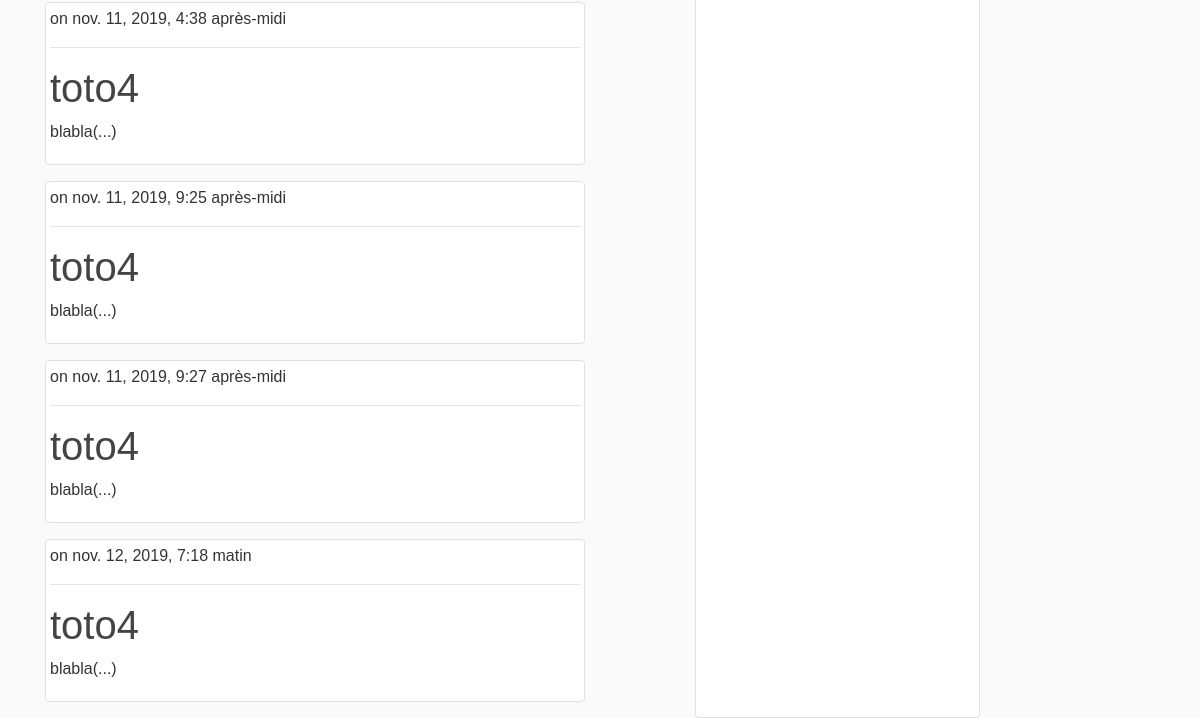
/blog/ (lower part), run on an earlier commit of the app's database.
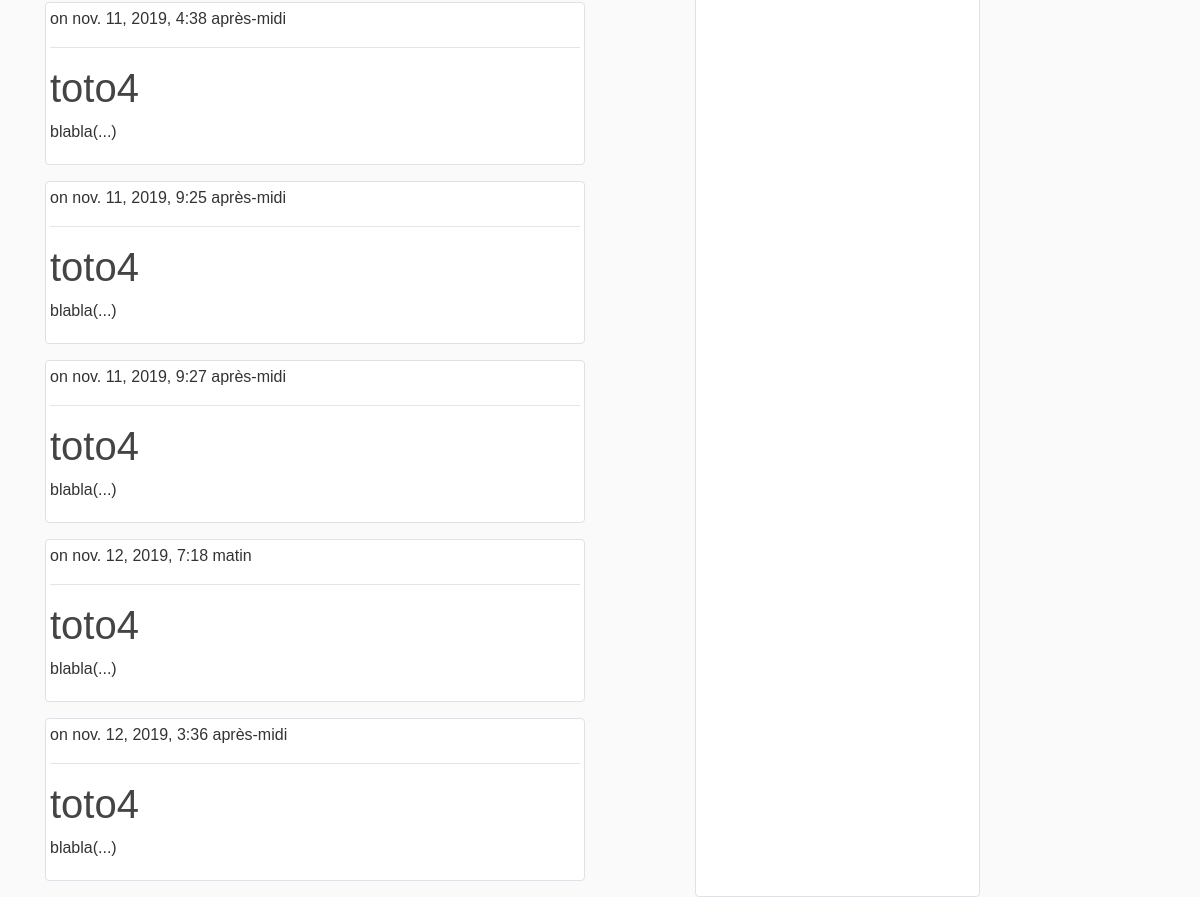
And on a later commit of the database.
### blog/models.py (models this page shows, shortened)
class Post(models.Model):
	title=models.CharField(max_length=100)
	content=models.TextField()
	date_posted=models.DateTimeField(default=timezone.now)
	auth=models.ForeignKey(User, on_delete=models.CASCADE)

### blog/views.py (the view)
def home(request):
	context={"posts":posts}
	return render(request,"blog/home.html",context)

### blog/templates/blog/home.html (shortened to what this page needs)
{% extends 'blog/base.html' %}
	{% block content %}
				 <div class="row">
				  	 	<div class=" col-sm-6 col-md-6 col-lg-6 text-default">
				  	 	{% for post in posts %}
				 		<div class="img-thumbnail mb-3">
				 		<p> on {{post.date_posted}}</p> <hr>
				 			<h1>{{post.title}}</h1>
				 			<p>{{post.content}}(...)</p>
				 		</div>
				 				{% endfor %}
				 			</div>
				 	<div class="col-sm-3 col-md-3 col-lg-3 offset-lg-1 offset-md-1 offset-sm-1 img-thumbnail">
				 	</div>
				 </div>
		{% endblock content %}

What changed in the data, as far as the page shows it:
added Post: date_posted "nov. 12, 2019, 3:36 après-midi", title "toto4", content "blabla"
